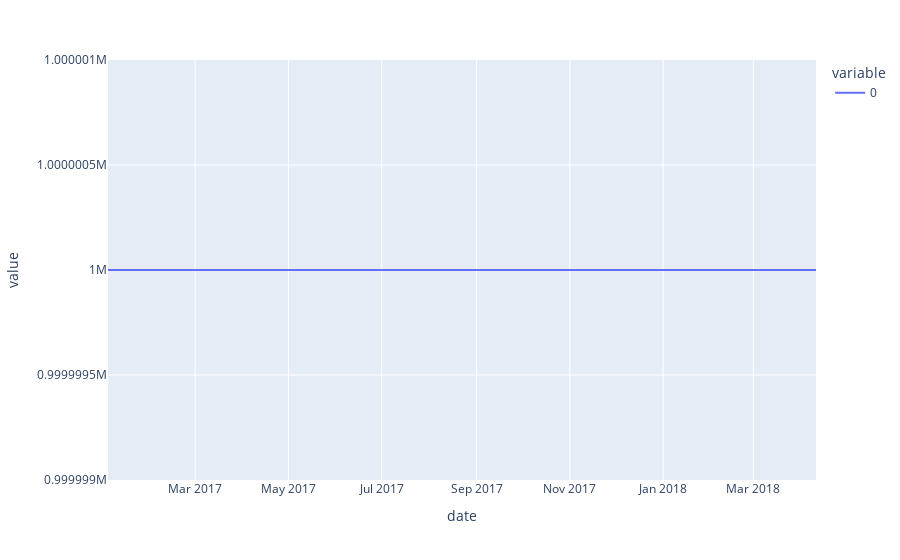

The notebook cell saved with this chart:
### Code cell
# cash remains close to 1m as short position is financing the long position
d.cash.round().plot()

### Figure 1 — Plotly figure (JSON) as saved in the notebook; plotly's stock layout.template omitted (floating-point values rounded to 4 significant figures; data arrays with more than 128 entries replaced by an {"elided": "..."} marker saying what was removed)
{"data": [{"hovertemplate": "variable=0<br>date=%{x}<br>value=%{y}<extra></extra>", "legendgroup": "0", "line": {"color": "#636efa", "dash": "solid"}, "marker": {"symbol": "circle"}, "mode": "lines", "name": "0", "orientation": "v", "showlegend": true, "type": "scatter", "x": {"elided": "320 str values"}, "xaxis": "x", "y": {"elided": "320 int values"}, "yaxis": "y"}], "layout": {"autosize": true, "legend": {"title": {"text": "variable"}, "tracegroupgap": 0}, "margin": {"t": 60}, "xaxis": {"anchor": "y", "autorange": true, "domain": [0, 1], "range": ["2017-01-03", "2018-04-11"], "title": {"text": "date"}, "type": "date"}, "yaxis": {"anchor": "x", "autorange": true, "domain": [0, 1], "range": [999999, 1000001], "title": {"text": "value"}, "type": "linear"}}}
